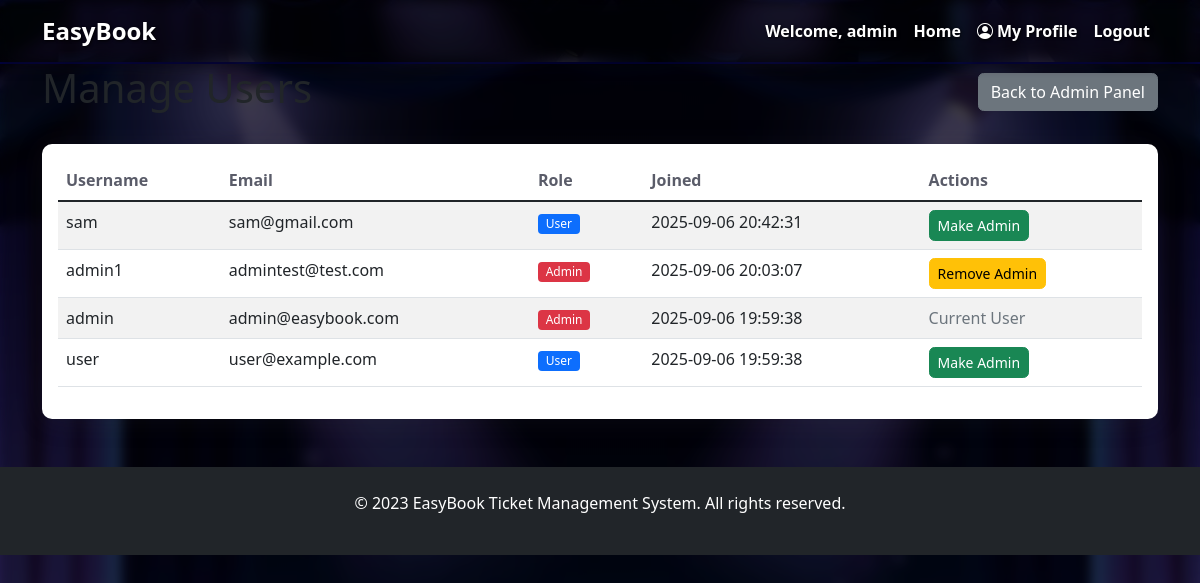
/admin/users (signed in), run on an earlier commit of the app's database.
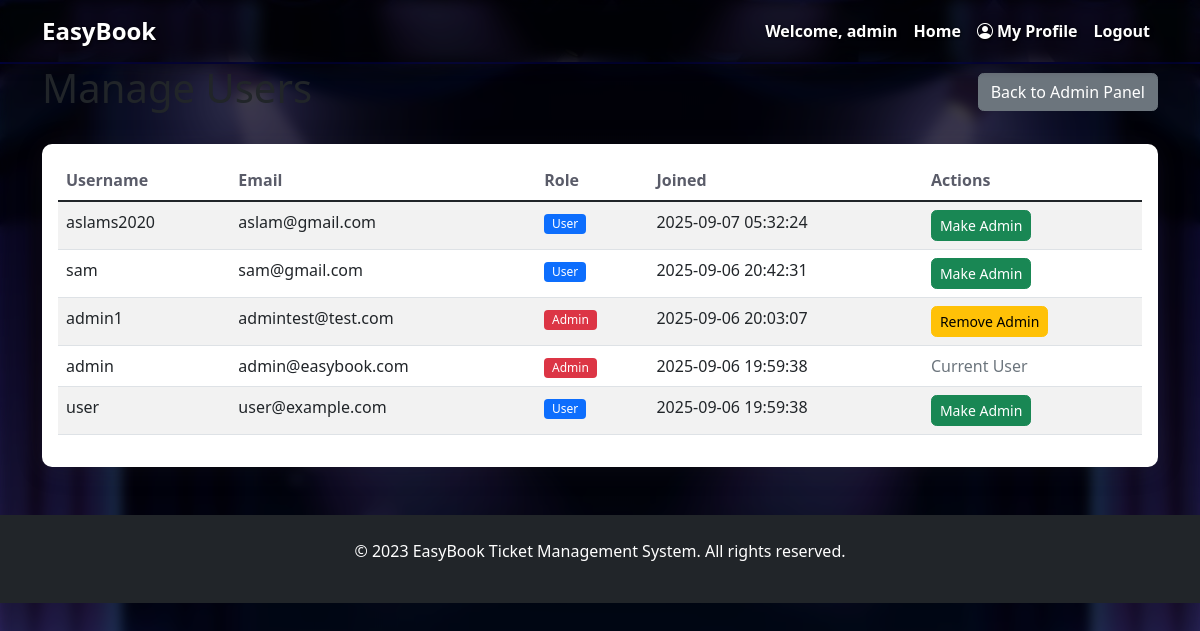
And on a later commit of the database.
### tables this page shows
CREATE TABLE users (
        id INTEGER PRIMARY KEY AUTOINCREMENT,
        username TEXT UNIQUE NOT NULL,
        email TEXT UNIQUE NOT NULL,
        password_hash TEXT NOT NULL,
        is_admin BOOLEAN DEFAULT 0,
        created_at DATETIME DEFAULT CURRENT_TIMESTAMP
    );

### app.py (the view)
@app.route('/admin/users')
def admin_users():
    if 'user_id' not in session:
        flash('Please log in to access admin panel.', 'error')
        return redirect(url_for('login'))
    conn = get_db_connection()
    user = conn.execute(
        'SELECT is_admin FROM users WHERE id = ?', (session['user_id'],)
    ).fetchone()
    if not user or not user['is_admin']:
        flash('You do not have permission to access this page.', 'error')
        return redirect(url_for('index'))
    users = conn.execute('SELECT id, username, email, is_admin, created_at FROM users ORDER BY created_at DESC').fetchall()
    conn.close()
    return render_template('admin/users.html', users=users)

### app.py (called while the page is built)
def get_db_connection():
    conn = sqlite3.connect('database/movie_ticket.db')
    conn.row_factory = sqlite3.Row
    return conn

### templates/admin/users.html
{% extends "base.html" %}
{% block content %}
<div class="d-flex justify-content-between align-items-center mb-4">
    <h1>Manage Users</h1>
    <div>
        <a href="{{ url_for('profile') }}" class="btn btn-secondary">Back to Admin Panel</a>
    </div>
</div>
<div class="card">
    <div class="card-body">
        <div class="table-responsive">
            <table class="table table-striped">
                <thead>
                    <tr>
                        <th>Username</th>
                        <th>Email</th>
                        <th>Role</th>
                        <th>Joined</th>
                        <th>Actions</th>
                    </tr>
                </thead>
                <tbody>
                    {% for user in users %}
                    <tr>
                        <td>{{ user.username }}</td>
                        <td>{{ user.email }}</td>
                        <td>
                            <span class="badge bg-{{ 'danger' if user.is_admin else 'primary' }}">
                                {{ 'Admin' if user.is_admin else 'User' }}
                            </span>
                        </td>
                        <td>{{ user.created_at }}</td>
                        <td>
                            {% if user.id != session.user_id %}
                            <a href="{{ url_for('admin_toggle_admin', user_id=user.id) }}"
                                class="btn btn-sm btn-{{ 'warning' if user.is_admin else 'success' }}">
                                {{ 'Remove Admin' if user.is_admin else 'Make Admin' }}
                            </a>
                            {% else %}
                            <span class="text-muted">Current User</span>
                            {% endif %}
                        </td>
                    </tr>
                    {% endfor %}
                </tbody>
            </table>
        </div>
    </div>
</div>
{% endblock %}

### templates/base.html (shortened to what this page needs)
<!DOCTYPE html>
<html lang="en">
<head>
    <link href="https://cdn.jsdelivr.net/npm/bootstrap@5.1.3/dist/css/bootstrap.min.css" rel="stylesheet">
    <link rel="stylesheet" href="https://cdn.jsdelivr.net/npm/bootstrap-icons@1.8.1/font/bootstrap-icons.css">
</head>
<body>
    <nav class="navbar navbar-expand-lg navbar-dark bg-dark">
        <div class="container">
            <a class="navbar-brand" href="{{ url_for('index') }}">EasyBook</a>
            <div class="collapse navbar-collapse" id="navbarNav">
                <ul class="navbar-nav">
                    {% if session.username %}
                    <li class="nav-item">
                        <span class="nav-link">Welcome, {{ session.username }}</span>
                    </li>
                    <li class="nav-item">
                        <a class="nav-link" href="{{ url_for('index') }}">Home</a>
                    </li>
                    <li class="nav-item">
                    <a class="nav-link" href="{{ url_for('profile') }}">
                        <i class="bi bi-person-circle me-1"></i>My Profile
                    </a>
                </li>
                    <li class="nav-item">
                        <a class="nav-link" href="{{ url_for('logout') }}">Logout</a>
                    </li>
                    {% endif %}
                </ul>
            </div>
        </div>
    </nav>
    <div class="container">
        {% block content %}{% endblock %}
    </div>
    <footer class="bg-dark text-white text-center py-4 mt-5">
        <p>&copy; 2023 EasyBook Ticket Management System. All rights reserved.</p>
    </footer>
</body>
</html>

What changed in the data, as far as the page shows it:
added users: username "aslams2020", email "aslam@gmail.com", is_admin "User", created_at "2025-09-07 05:32:24", is_admin "Make Admin"
